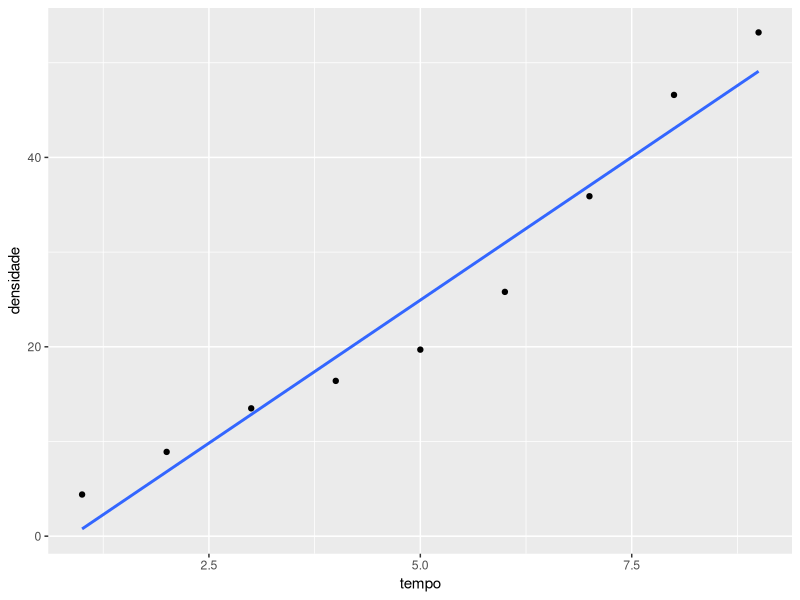
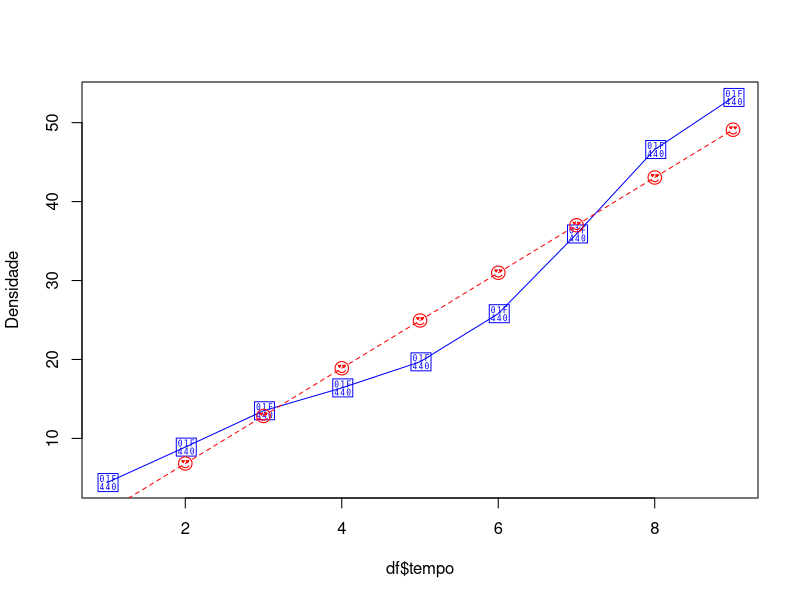

Source code (R) for these figures, in order:
## ---- chunk 1
knitr::opts_chunk$set(echo = TRUE)
## ---- chunk 2
library(ggplot2)
## ---- chunk 3
densidade = c(4.4,8.9,13.5,16.4,19.7,25.8,35.9,46.6,53.2)
ano = c(1998:2006)
tempo = c(1:9)
df = cbind(ano, tempo, densidade)
df = as.data.frame(df)
## ---- chunk 4
g1 <- ggplot(df,aes(x=tempo,y=densidade)) +
     geom_point() +
     geom_smooth(method=lm, se=FALSE)
g1
## ---- chunk 5
correlacao = cor(df$tempo, df$densidade)
correlacao
## ---- chunk 6
modelo1= lm(df$densidade ~ df$tempo)
summary(modelo1)
## ---- chunk 7
df$previsao_linear <- -5.2750 + 6.0417 * df$tempo
df$residuo <- df$densidade - df$previsao_linear
## ---- chunk 8
plot(df$tempo, df$densidade, type="o", col="blue", pch="👀", ylab="Densidade", lty=1)
points(df$tempo, df$previsao_linear, col="red", pch = "😍")
lines(df$tempo, df$previsao_linear, col="red", lty=2)
